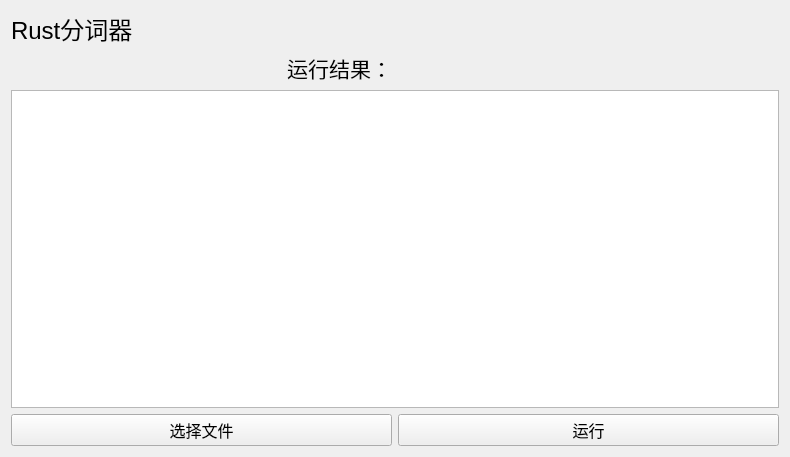
<?xml version="1.0" encoding="UTF-8"?>
<ui version="4.0">
 <class>Widget</class>
 <widget class="QWidget" name="Widget">
  <property name="geometry">
   <rect>
    <x>0</x>
    <y>0</y>
    <width>790</width>
    <height>457</height>
   </rect>
  </property>
  <property name="contextMenuPolicy">
   <enum>Qt::DefaultContextMenu</enum>
  </property>
  <property name="windowTitle">
   <string>Rust分词器</string>
  </property>
  <layout class="QGridLayout" name="gridLayout">
   <item row="0" column="1" colspan="2">
    <widget class="QLabel" name="label_2">
     <property name="font">
      <font>
       <family>Arial</family>
       <pointsize>18</pointsize>
       <weight>50</weight>
       <bold>false</bold>
      </font>
     </property>
     <property name="text">
      <string>Rust分词器</string>
     </property>
    </widget>
   </item>
   <item row="5" column="1">
    <widget class="QPushButton" name="selectButton">
     <property name="font">
      <font>
       <family>Agency FB</family>
       <pointsize>12</pointsize>
      </font>
     </property>
     <property name="text">
      <string>选择文件</string>
     </property>
    </widget>
   </item>
   <item row="3" column="1" colspan="2">
    <widget class="QTextEdit" name="resultText">
     <property name="font">
      <font>
       <family>Arial</family>
       <pointsize>16</pointsize>
      </font>
     </property>
    </widget>
   </item>
   <item row="5" column="2">
    <widget class="QPushButton" name="runButton">
     <property name="font">
      <font>
       <family>Agency FB</family>
       <pointsize>12</pointsize>
      </font>
     </property>
     <property name="text">
      <string>运行</string>
     </property>
    </widget>
   </item>
   <item row="1" column="1">
    <widget class="QLabel" name="label">
     <property name="font">
      <font>
       <family>Arial</family>
       <pointsize>16</pointsize>
      </font>
     </property>
     <property name="text">
      <string>&lt;html&gt;&lt;head/&gt;&lt;body&gt;&lt;p align=&quot;right&quot;&gt;运行结果：&lt;/p&gt;&lt;/body&gt;&lt;/html&gt;</string>
     </property>
    </widget>
   </item>
  </layout>
 </widget>
 <resources/>
 <connections/>
</ui>
